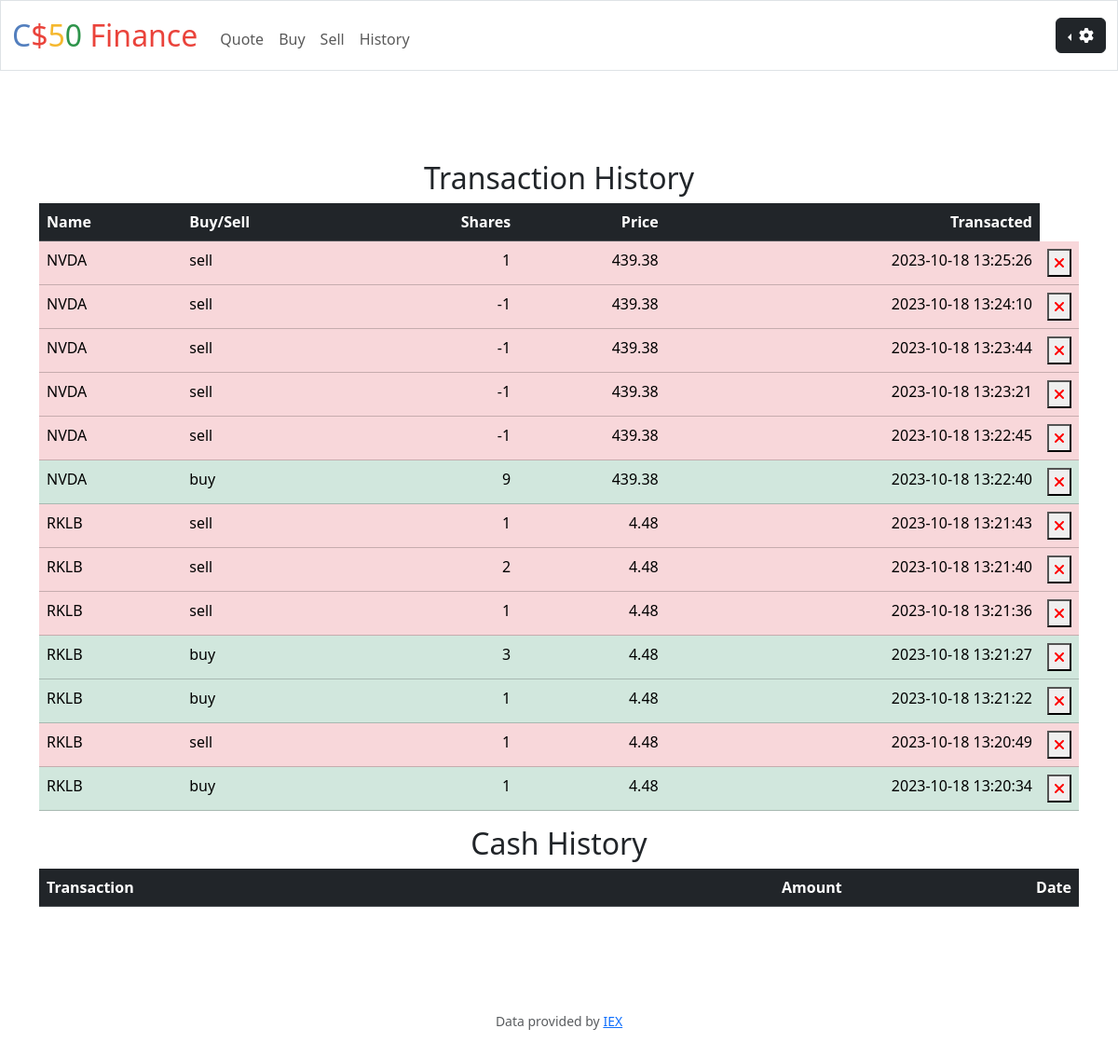
The app's page /history (signed in), older data.
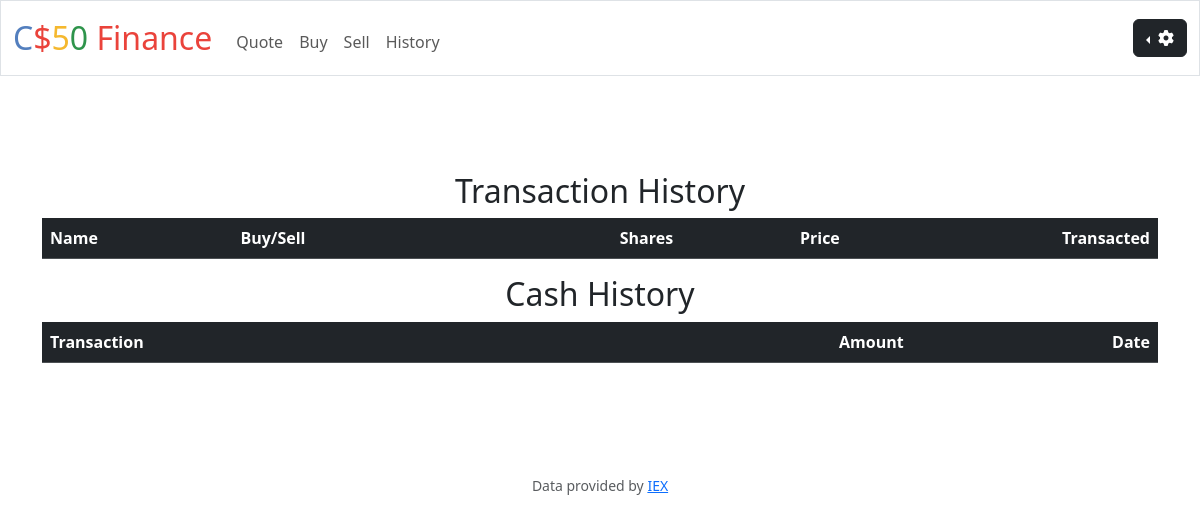
The same page, newer data.
### tables this page shows
CREATE TABLE transactions (
    id INTEGER PRIMARY KEY AUTOINCREMENT NOT NULL,
    user_id INTEGER NOT NULL,
    symbol TEXT NOT NULL,
    name TEXT NOT NULL,
    shares INTEGER NOT NULL,
    price NUMERIC NOT NULL,
    transaction_type TEXT NOT NULL,
    transaction_time DATETIME NOT NULL DEFAULT CURRENT_TIMESTAMP,
    FOREIGN KEY(user_id) REFERENCES users(id)
);

### app.py (the view)
@app.route("/history")
@login_required
def history():
    user_id = session.get("user_id")
    history_data = db.execute("SELECT * FROM transactions WHERE user_id = ? ORDER BY transaction_time DESC", user_id)
    cashHistory = db.execute("SELECT * FROM cashHistory WHERE user_id = ? ORDER BY transaction_time DESC", user_id)
    return render_template("history.html", history_data=history_data, cashHistory=cashHistory)

### app.py (called while the page is built)
@app.after_request
def after_request(response):
    response.headers["Cache-Control"] = "no-cache, no-store, must-revalidate"
    response.headers["Expires"] = 0
    response.headers["Pragma"] = "no-cache"
    return response

### helpers.py (called while the page is built)
def login_required(f):
    @wraps(f)
    def decorated_function(*args, **kwargs):
        if session.get("user_id") is None:
            return redirect("/login")
        return f(*args, **kwargs)
    return decorated_function

### templates/history.html (shortened to what this page needs)
{% extends "layout.html" %}
{% block main %}
    <main class="container py-5 text-center">
        <h2>Transaction History</h2>
        <table id="sortable-table" class="table table-dark table-hover">
            <thead>
                <tr>
                    <th class="text-start">Name</th>
                    <th class="text-start">Buy/Sell</th>
                    <th class="text-end" >Shares</th>
                    <th class="text-end">Price</th>
                    <th class="text-end">Transacted</th>
                </tr>
            </thead>
            <tbody>
                {% for history_data in history_data %}
                    {% if history_data.transaction_type == "buy" %}
                        <tr class="table-success">
                            <td class="text-start">{{ history_data.name }}</td>
                            <td class="text-start">{{ history_data.transaction_type }}</td>
                            <td class="text-end">{{ history_data.shares }}</td>
                            <td class="text-end">{{ history_data.price }}</td>
                            <td class="text-end">{{ history_data.transaction_time}} </td>
                            <td style="width:20px">
                                <form action="/delete" method="post">
                                    <button type="submit">
                                        <i class="fas fa-times" style="color: red;"></i>
                                    </button>
                                </form>
                            </td>
                        </tr>
                    {% elif history_data.transaction_type == "sell" %}
                        <tr class="table-danger">
                            <td class="text-start">{{ history_data.name }}</td>
                            <td class="text-start">{{ history_data.transaction_type }}</td>
                            <td class="text-end">{{ history_data.shares }}</td>
                            <td class="text-end">{{ history_data.price }}</td>
                            <td class="text-end">{{ history_data.transaction_time}} </td>
                            <td style="width:20px">
                                <form action="/delete" method="post">
                                    <button type="submit">
                                        <i class="fas fa-times" style="color: red;"></i>
                                    </button>
                                </form>
                            </td>
                        </tr>
                    {% endif %}
                {% endfor %}
            </tbody>
        </table>
        <h2>Cash History</h2>
        <table id="sortable-table" class="table table-dark table-hover">
            <thead>
                <tr>
                    <th class="text-start">Transaction</th>
                    <th class="text-end">Amount</th>
                    <th class="text-end">Date</th>
                </tr>
            </thead>
        </table>
    </main>
{% endblock %}

### templates/layout.html (shortened to what this page needs)
<!DOCTYPE html>
<html lang="en" data-bs-theme="light">
    <head>
        <link rel="stylesheet" type="text/css" href="https://cdn.datatables.net/1.10.25/css/jquery.dataTables.min.css">
        <link href="https://cdn.jsdelivr.net/npm/bootstrap@5.3.2/dist/css/bootstrap.min.css" rel="stylesheet">
        <link href="/static/styles.css" rel="stylesheet">
        <link rel="stylesheet" href="https://cdnjs.cloudflare.com/ajax/libs/font-awesome/6.0.0-beta3/css/all.min.css">
    </head>
    <body>
        <nav class="border navbar navbar-expand-md navbar-light">
            <div class="container-fluid">
                <a class="navbar-brand" href="/"><span class="blue">C</span><span class="red">$</span><span class="yellow">5</span><span class="green">0</span> <span class="red">Finance</span></a>
                <div class="collapse navbar-collapse" id="navbar">
                    {% if session["user_id"] %}
                        <ul class="navbar-nav me-auto mt-2">
                            <li class="nav-item"><a class="nav-link" href="/quote">Quote</a></li>
                            <li class="nav-item"><a class="nav-link" href="/buy">Buy</a></li>
                            <li class="nav-item"><a class="nav-link" href="/sell">Sell</a></li>
                            <li class="nav-item"><a class="nav-link" href="/history">History</a></li>
                        </ul>
                        <div class="icon-container dropdown dropstart">
                            <button type="button" class="btn btn-dark dropdown-toggle" data-bs-toggle="dropdown">
                                <i class="fas fa-cog" Settings></i>
                            </button>
                        </div>
                    {% else %}
                        <ul class="navbar-nav ms-auto mt-2">
                            <li class="nav-item"><a class="nav-link" href="/register">Register</a></li>
                            <li class="nav-item"><a class="nav-link" href="/login">Log In</a></li>
                        </ul>
                    {% endif %}
                </div>
            </div>
        </nav>
        <main class="container-fluid py-5 text-center">
            {% block main %}{% endblock %}
        </main>
        <footer class="mb-5 small text-center text-muted">
            Data provided by <a href="https://iexcloud.io/">IEX</a>
        </footer>
    </body>
</html>

### static/styles.css (style rules this page uses)
nav .navbar-brand { font-size: xx-large; }
nav .navbar-brand .blue { color: #537fbe; }
nav .navbar-brand .red { color: #ea433b; }
nav .navbar-brand .yellow { color: #f5b82e; }
nav .navbar-brand .green { color: #2e944b; }

Row changes from the older to the newer data that the page shows:
removed transactions: name "NVDA", transaction_type "sell", shares "1", price "439.38", transaction_time "2023-10-18 13:25:26"
removed transactions: name "NVDA", transaction_type "sell", shares "-1", price "439.38", transaction_time "2023-10-18 13:24:10"
removed transactions: name "NVDA", transaction_type "sell", shares "-1", price "439.38", transaction_time "2023-10-18 13:23:44"
removed transactions: name "NVDA", transaction_type "sell", shares "-1", price "439.38", transaction_time "2023-10-18 13:23:21"
removed transactions: name "NVDA", transaction_type "sell", shares "-1", price "439.38", transaction_time "2023-10-18 13:22:45"
removed transactions: name "NVDA", transaction_type "buy", shares "9", price "439.38", transaction_time "2023-10-18 13:22:40"
removed transactions: name "RKLB", transaction_type "sell", shares "1", price "4.48", transaction_time "2023-10-18 13:21:43"
removed transactions: name "RKLB", transaction_type "sell", shares "2", price "4.48", transaction_time "2023-10-18 13:21:40"
removed transactions: name "RKLB", transaction_type "sell", shares "1", price "4.48", transaction_time "2023-10-18 13:21:36"
removed transactions: name "RKLB", transaction_type "buy", shares "3", price "4.48", transaction_time "2023-10-18 13:21:27"
removed transactions: name "RKLB", transaction_type "buy", shares "1", price "4.48", transaction_time "2023-10-18 13:21:22"
removed transactions: name "RKLB", transaction_type "sell", shares "1", price "4.48", transaction_time "2023-10-18 13:20:49"
removed transactions: name "RKLB", transaction_type "buy", shares "1", price "4.48", transaction_time "2023-10-18 13:20:34"
